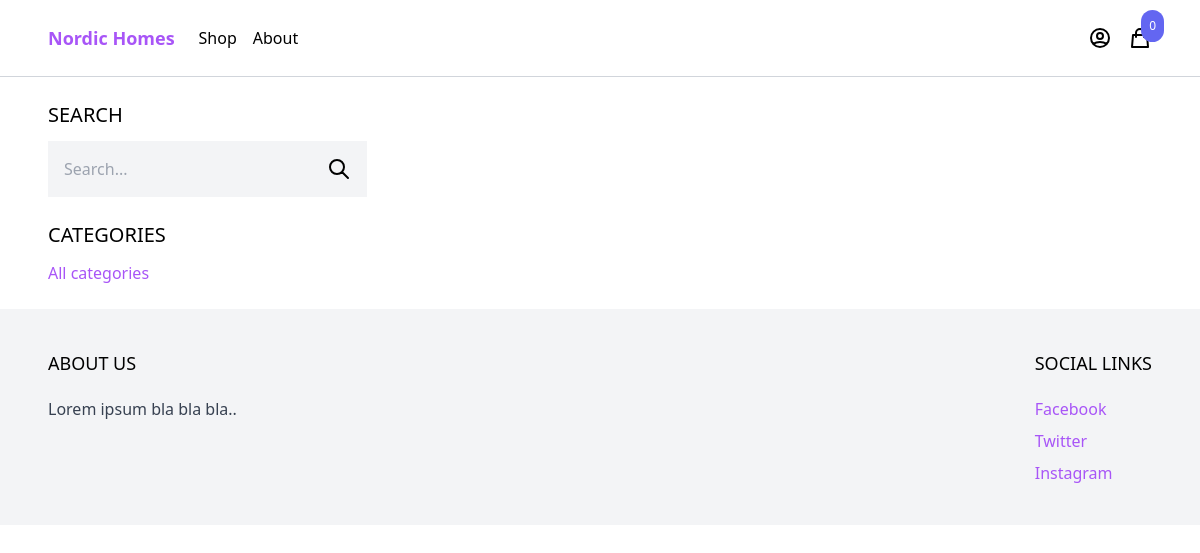
The page /shop/ on the database as committed earlier.
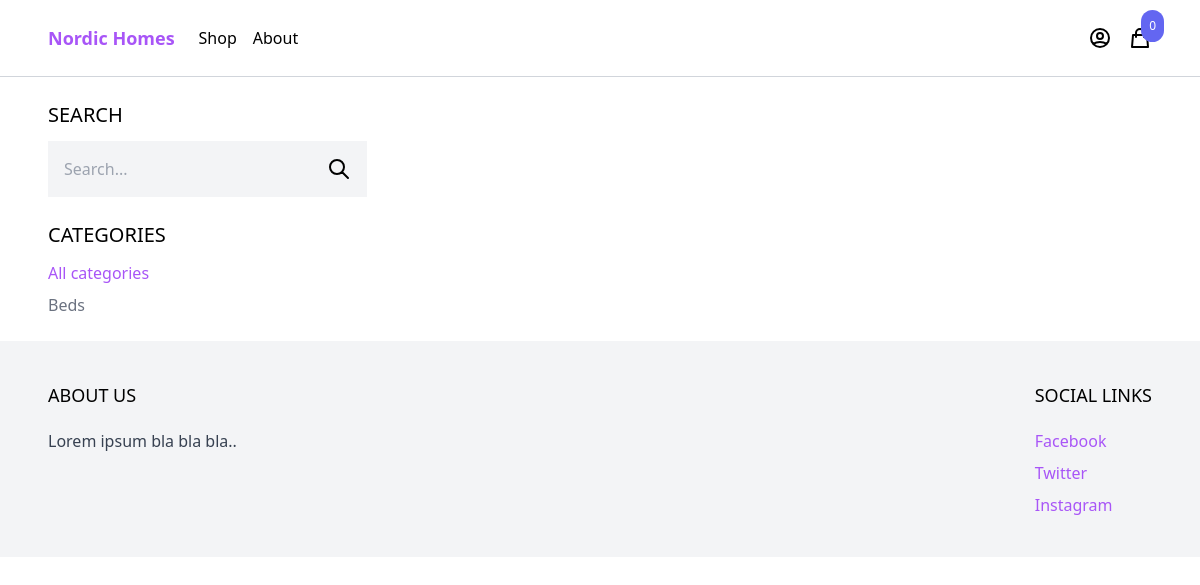
The same page on the database as committed later.
### product/models.py (models this page shows, shortened)
class Category(models.Model):
    name = models.CharField(max_length=255)
    slug = models.SlugField()
    class Meta:
        verbose_name_plural = 'Categories'
        ordering = ['name']

### core/views.py (the view)
# urls.py: path('shop/', views.ShopView.as_view(), name="shop"),
class ShopView(generic.ListView):
    queryset = Product.objects.select_related('category').all()
    context_object_name = 'products'
    template_name = 'core/shop.html'
    @property
    def query(self):
        return self.request.GET.get('query', '')
    @property
    def active_category(self):
        return self.request.GET.get('category', '')
    def get_context_data(self, **kwargs):
        context = super().get_context_data(**kwargs)
        context['categories'] = Category.objects.all()
        context['active_category'] = self.active_category
        return context
    def get_queryset(self):
        queryset = super().get_queryset()
        if active_category := self.active_category:
            queryset = queryset.filter(category__slug=active_category)
        if query := self.query:
            queryset = queryset.filter(
                Q(name__icontains=query) | Q(description__icontains=query))
        return queryset

### cart/cart.py (called while the page is built)
    def __len__(self):
        return sum(item['quantity'] for item in self.cart.values())

### cart/context_processors.py (called while the page is built)
def cart(request):
    return {'cart': Cart(request)}

### core/templates/core/shop.html (shortened to what this page needs)
{% extends 'core/base.html' %}
{% block content %}
<div class="max-w-6xl mx-auto flex flex-wrap items-start py-6 px-6 xl:px-0">
  <div class="filters w-full lg:w-1/4">
    <h3 class="mb-3 text-xl uppercase">Search</h3>
    <form
      method="get"
      action="."
    >
      <div class="flex">
        <input
          type="text"
          name="query"
          class="p-4 bg-gray-100 border-0"
          placeholder="Search..."
        >
        <button class="p-4 bg-gray-100 border-0">
          <svg
            xmlns="http://www.w3.org/2000/svg"
            class="h-6 w-6"
            fill="none"
            viewBox="0 0 24 24"
            stroke="currentColor"
          >
            <path
              stroke-linecap="round"
              stroke-linejoin="round"
              stroke-width="2"
              d="M21 21l-6-6m2-5a7 7 0 11-14 0 7 7 0 0114 0z"
            />
          </svg>
        </button>
      </div>
    </form>
    <h3 class="mt-6 mb-3 text-xl uppercase">Categories</h3>
    <ul class="space-y-2">
      <li>
        <a
          href="{% url 'shop' %}"
          class="{% if not active_category %}text-purple-500{% else %}text-gray-500{% endif %}"
        >All categories</a>
      </li>
      {% for category in categories %}
      <li><a
          href="{% url 'shop' %}?category={{ category.slug }}"
          class="{% if category.slug == active_category %}text-purple-500{% else %}text-gray-500{% endif %}"
        >{{ category.name }}</a></li>
      {% endfor %}
    </ul>
  </div>
</div>
{% endblock %}

Rows that differ between the two databases and show on the page:
added Category: name "Beds"
